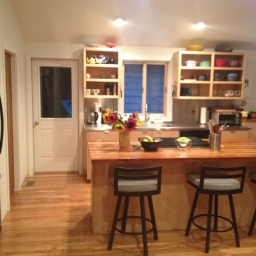
#> input picture resample/data/coco/000000575970.jpg, 256 x 256 px, given as the content of the folder resample/data/coco/000000575970.jpg, which was not available
$ python resize.py resample/data/coco/000000575970.jpg 100 out
#> lines starting #> are read from the running program, lines starting #| are printed output that depends on the picture
import cv2
import sys
import os
from glob import glob
import os.path as osp


def resize_and_crop(img_path, s, out_dir=None):
    """
    Resize the image so the short side is s, then crop the long side to s, and save.
    Args:
        img_path (str): Path to the input image.
        s (int): Target size for both sides.
        out_dir (str, optional): Output directory. If None, saves to original folder.
    """
#> called with img_path = '_only/000000575970.jpg', s = 100, out_dir = 'out'
    img = cv2.imread(img_path)
#> img is the input picture: shape (256, 256, 3); mean B, G, R 89.9, 119.9, 157.8
    if img is None:
        raise ValueError(f"Could not read image: {img_path}")

    h, w = img.shape[:2]
#> h = 256; w = 256
    # Scale so short side is s
    if h < w:
        scale = s / h
        new_h, new_w = s, int(w * scale)
    else:
        scale = s / w
#> scale = 0.391
        new_h, new_w = int(h * scale), s
#> new_h = 100; new_w = 100
    img_resized = cv2.resize(img, (new_w, new_h), interpolation=cv2.INTER_AREA)
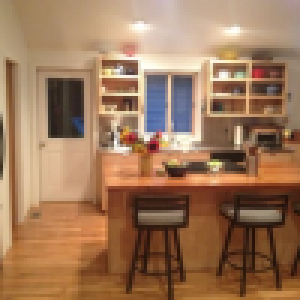
#> img_resized: shape (100, 100, 3) (shown 3 times larger); mean B, G, R 89.9, 119.9, 157.8

    # Crop center to s x s
    start_x = (img_resized.shape[1] - s) // 2
#> start_x = 0
    start_y = (img_resized.shape[0] - s) // 2
#> start_y = 0
    img_cropped = img_resized[start_y:start_y + s, start_x:start_x + s]

    # Prepare output path
    base = os.path.basename(img_path)
    out_folder = out_dir if out_dir is not None else os.path.dirname(img_path)
    os.makedirs(out_folder, exist_ok=True)
    out_path = os.path.join(out_folder, base).replace(".jpg", ".png")
    cv2.imwrite(out_path, img_cropped)
    return out_path

path = sys.argv[1]
size = int(sys.argv[2])
out_dir=None
if len(sys.argv) > 3:
    out_dir = sys.argv[3]
files = []
files.extend(glob(osp.join(path, "*.jpg")))
files.extend(glob(osp.join(path, "*.png")))
for f in files:
    resize_and_crop(f, size, out_dir)

$ run again, on resample/data/coco/000000578792.jpg
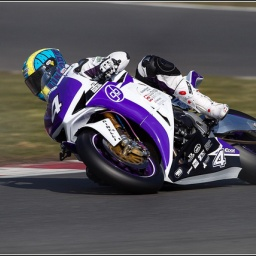
#> input picture resample/data/coco/000000578792.jpg, 256 x 256 px, given as the content of the folder resample/data/coco/000000578792.jpg, which was not available
#> in resize_and_crop, img is the input picture: shape (256, 256, 3); mean B, G, R 90.4, 83.3, 86.8
#> in resize_and_crop, `img_resized = cv2.resize(img, (new_w, new_h), interpolation=cv2.INTER_..`:
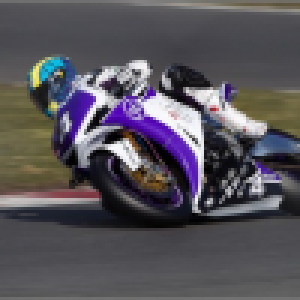
#> img_resized: shape (100, 100, 3) (shown 3 times larger); mean B, G, R 90.4, 83.3, 86.8

$ run again, on resample/data/coco/000000580410.jpg
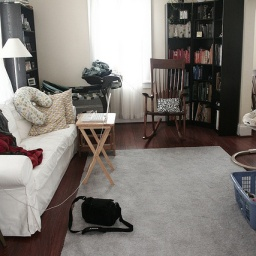
#> input picture resample/data/coco/000000580410.jpg, 256 x 256 px, given as the content of the folder resample/data/coco/000000580410.jpg, which was not available
#> in resize_and_crop, img is the input picture: shape (256, 256, 3); mean B, G, R 117.2, 122.1, 127.4
#> in resize_and_crop, `img_resized = cv2.resize(img, (new_w, new_h), interpolation=cv2.INTER_..`:
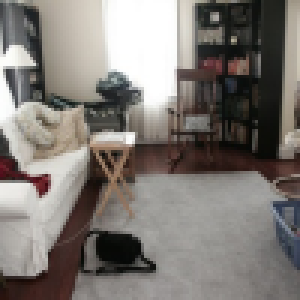
#> img_resized: shape (100, 100, 3) (shown 3 times larger); mean B, G, R 117.2, 122.1, 127.4
